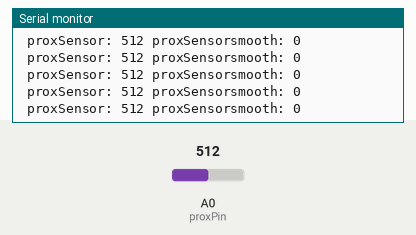
The sketch below on a simulated Arduino Uno, built with avr-gcc and run on an emulated ATmega328P. On the bench: the last lines printed to the serial monitor. Inputs (shaded band) come from the test bench; at power-on: A0 (proxPin) = 512.

Above: at 1.2 s.
1.3 s: A0 (proxPin) set to 987
At 2.3 s:
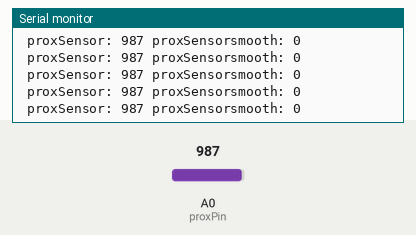
4.3 s: A0 (proxPin) set to 1008
At 4.41 s:
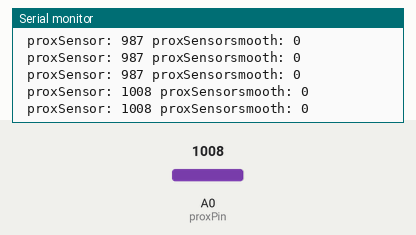
10.3 s: A0 (proxPin) set to 106
At 10.33 s:
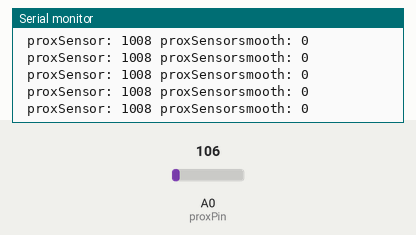
13.3 s: A0 (proxPin) set to 95
At 14.0 s:
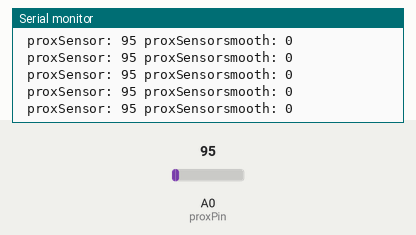
Timing chart, 0 to 16.3 s (numbered marks = the images above; inputs shaded):
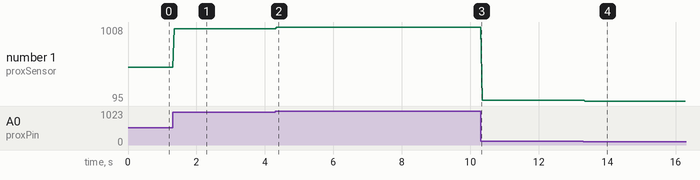

Measured:
- after the input at 1.3 s, the serial monitor: prints a new line at once (image 1)
- after the input at 4.3 s, the serial monitor: prints a new line after 0.05 s (image 2)
- after the input at 13.3 s, the serial monitor: prints a new line after 0.05 s (image 4)
- plotted number 1: 512 → 987 after the input at 1.3 s, 987 → 1008 after the input at 4.3 s, 1008 → 106 after the input at 10.3 s, 106 → 95 after the input at 13.3 s

The sketch:

proxsensorsmooth.ino
```cpp
  const int proxPin = A0;

void setup() {

  digitalWrite(proxPin, INPUT);  //input
  Serial.begin(9600);            // use the serial port
  }

void loop() {

  int proxSensor = analogRead(proxPin);                                                           //read proximity sensor


  int proxSensorSmooth = 0;


  Serial.print(" proxSensor: ");
  Serial.print(proxSensor);
  Serial.print(" proxSensorsmooth: ");
  Serial.println(proxSensorSmooth);


  delay(25);


}
```
